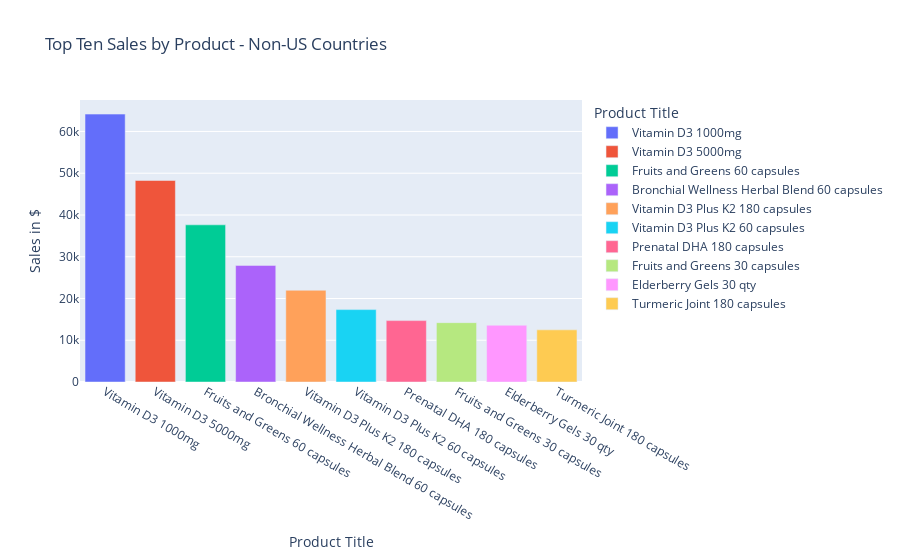

Notebook code for this chart:
### Code cell
# Plotly bar chart - net sales for top ten products
top_sales_by_product_ten_fig = px.bar(top_sales_by_product_ten, x="product_title", y="net_sales", title="Top Ten Sales by Product - Non-US Countries", color="product_title",
        labels={"product_title" : 'Product Title', "net_sales" :'Sales in $'}, hover_data={"net_sales" : ':.2f'})

top_sales_by_product_ten_fig.show()

### Figure 1 — Plotly figure (JSON) as saved in the notebook; plotly's stock layout.template omitted (floating-point values rounded to 4 significant figures)
{"data": [{"alignmentgroup": "True", "hovertemplate": "Product Title=%{x}<br>Sales in $=%{y:.2f}<extra></extra>", "legendgroup": "Vitamin D3 1000mg", "marker": {"color": "#636efa", "pattern": {"shape": ""}}, "name": "Vitamin D3 1000mg", "offsetgroup": "Vitamin D3 1000mg", "orientation": "v", "showlegend": true, "textposition": "auto", "type": "bar", "x": ["Vitamin D3 1000mg"], "xaxis": "x", "y": [64160.0], "yaxis": "y"}, {"alignmentgroup": "True", "hovertemplate": "Product Title=%{x}<br>Sales in $=%{y:.2f}<extra></extra>", "legendgroup": "Vitamin D3 5000mg", "marker": {"color": "#EF553B", "pattern": {"shape": ""}}, "name": "Vitamin D3 5000mg", "offsetgroup": "Vitamin D3 5000mg", "orientation": "v", "showlegend": true, "textposition": "auto", "type": "bar", "x": ["Vitamin D3 5000mg"], "xaxis": "x", "y": [48260.0], "yaxis": "y"}, {"alignmentgroup": "True", "hovertemplate": "Product Title=%{x}<br>Sales in $=%{y:.2f}<extra></extra>", "legendgroup": "Fruits and Greens 60 capsules", "marker": {"color": "#00cc96", "pattern": {"shape": ""}}, "name": "Fruits and Greens 60 capsules", "offsetgroup": "Fruits and Greens 60 capsules", "orientation": "v", "showlegend": true, "textposition": "auto", "type": "bar", "x": ["Fruits and Greens 60 capsules"], "xaxis": "x", "y": [37640.0], "yaxis": "y"}, {"alignmentgroup": "True", "hovertemplate": "Product Title=%{x}<br>Sales in $=%{y:.2f}<extra></extra>", "legendgroup": "Bronchial Wellness Herbal Blend 60 capsules", "marker": {"color": "#ab63fa", "pattern": {"shape": ""}}, "name": "Bronchial Wellness Herbal Blend 60 capsules", "offsetgroup": "Bronchial Wellness Herbal Blend 60 capsules", "orientation": "v", "showlegend": true, "textposition": "auto", "type": "bar", "x": ["Bronchial Wellness Herbal Blend 60 capsules"], "xaxis": "x", "y": [27920.0], "yaxis": "y"}, {"alignmentgroup": "True", "hovertemplate": "Product Title=%{x}<br>Sales in $=%{y:.2f}<extra></extra>", "legendgroup": "Vitamin D3 Plus K2 180 capsules", "marker": {"color": "#FFA15A", "pattern": {"shape": ""}}, "name": "Vitamin D3 Plus K2 180 capsules", "offsetgroup": "Vitamin D3 Plus K2 180 capsules", "orientation": "v", "showlegend": true, "textposition": "auto", "type": "bar", "x": ["Vitamin D3 Plus K2 180 capsules"], "xaxis": "x", "y": [21970.0], "yaxis": "y"}, {"alignmentgroup": "True", "hovertemplate": "Product Title=%{x}<br>Sales in $=%{y:.2f}<extra></extra>", "legendgroup": "Vitamin D3 Plus K2 60 capsules", "marker": {"color": "#19d3f3", "pattern": {"shape": ""}}, "name": "Vitamin D3 Plus K2 60 capsules", "offsetgroup": "Vitamin D3 Plus K2 60 capsules", "orientation": "v", "showlegend": true, "textposition": "auto", "type": "bar", "x": ["Vitamin D3 Plus K2 60 capsules"], "xaxis": "x", "y": [17340.0], "yaxis": "y"}, {"alignmentgroup": "True", "hovertemplate": "Product Title=%{x}<br>Sales in $=%{y:.2f}<extra></extra>", "legendgroup": "Prenatal DHA 180 capsules", "marker": {"color": "#FF6692", "pattern": {"shape": ""}}, "name": "Prenatal DHA 180 capsules", "offsetgroup": "Prenatal DHA 180 capsules", "orientation": "v", "showlegend": true, "textposition": "auto", "type": "bar", "x": ["Prenatal DHA 180 capsules"], "xaxis": "x", "y": [14710.0], "yaxis": "y"}, {"alignmentgroup": "True", "hovertemplate": "Product Title=%{x}<br>Sales in $=%{y:.2f}<extra></extra>", "legendgroup": "Fruits and Greens 30 capsules", "marker": {"color": "#B6E880", "pattern": {"shape": ""}}, "name": "Fruits and Greens 30 capsules", "offsetgroup": "Fruits and Greens 30 capsules", "orientation": "v", "showlegend": true, "textposition": "auto", "type": "bar", "x": ["Fruits and Greens 30 capsules"], "xaxis": "x", "y": [14210.0], "yaxis": "y"}, {"alignmentgroup": "True", "hovertemplate": "Product Title=%{x}<br>Sales in $=%{y:.2f}<extra></extra>", "legendgroup": "Elderberry Gels 30 qty", "marker": {"color": "#FF97FF", "pattern": {"shape": ""}}, "name": "Elderberry Gels 30 qty", "offsetgroup": "Elderberry Gels 30 qty", "orientation": "v", "showlegend": true, "textposition": "auto", "type": "bar", "x": ["Elderberry Gels 30 qty"], "xaxis": "x", "y": [13590.0], "yaxis": "y"}, {"alignmentgroup": "True", "hovertemplate": "Product Title=%{x}<br>Sales in $=%{y:.2f}<extra></extra>", "legendgroup": "Turmeric Joint 180 capsules", "marker": {"color": "#FECB52", "pattern": {"shape": ""}}, "name": "Turmeric Joint 180 capsules", "offsetgroup": "Turmeric Joint 180 capsules", "orientation": "v", "showlegend": true, "textposition": "auto", "type": "bar", "x": ["Turmeric Joint 180 capsules"], "xaxis": "x", "y": [12490.0], "yaxis": "y"}], "layout": {"barmode": "relative", "legend": {"title": {"text": "Product Title"}, "tracegroupgap": 0}, "title": {"text": "Top Ten Sales by Product - Non-US Countries"}, "xaxis": {"anchor": "y", "categoryarray": ["Vitamin D3 1000mg", "Vitamin D3 5000mg", "Fruits and Greens 60 capsules", "Bronchial Wellness Herbal Blend 60 capsules", "Vitamin D3 Plus K2 180 capsules", "Vitamin D3 Plus K2 60 capsules", "Prenatal DHA 180 capsules", "Fruits and Greens 30 capsules", "Elderberry Gels 30 qty", "Turmeric Joint 180 capsules"], "categoryorder": "array", "domain": [0, 1], "title": {"text": "Product Title"}}, "yaxis": {"anchor": "x", "domain": [0, 1], "title": {"text": "Sales in $"}}}}
